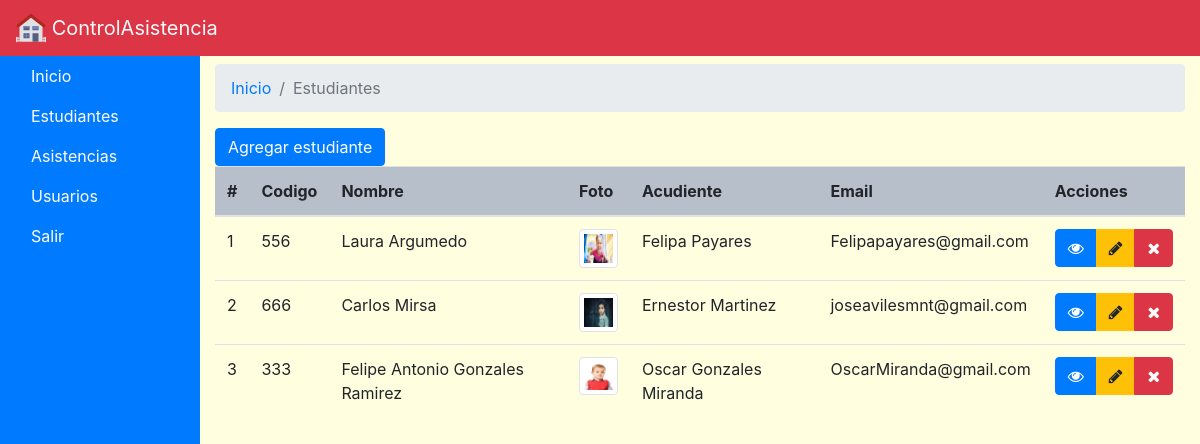
Page /estudiantes (signed in) on the committed database.
### tables this page shows
CREATE TABLE `estudiantes` (
  `id` int(11) NOT NULL,
  `codigo` varchar(30) NOT NULL,
  `nombre_estudiante` varchar(40) NOT NULL,
  `nombre_acudiente` varchar(40) NOT NULL,
  `correo` varchar(40) NOT NULL,
  `foto` text NOT NULL
);

### controladores/plantilla.controlador.php (called while the page is built)
<?php
class ControladorPlantilla{
	static public function ctrPlantilla(){
		include "vistas/plantilla.php";
	}
}

### index.php (called while the page is built, shortened)
<?php
require_once "controladores/plantilla.controlador.php";
require_once "controladores/usuarios.controlador.php";
require_once "controladores/estudiante.controlador.php";
require_once "controladores/recuperarCuenta.controlador.php";
require_once "modelos/estudiante.modelo.php";
$plantilla = new ControladorPlantilla();
$plantilla -> ctrPlantilla();
?>

### controladores/estudiante.controlador.php (called while the page is built, shortened)
<?php
class ControladorEstudiante{
	static public function ctrMostrarEstudiantes($item, $valor){
		$tabla = "estudiantes";
		$respuesta = ModeloEstudiantes::MdlMostrarEstudiantes($tabla, $item, $valor);
		return $respuesta;
	}
}

### modelos/conexion.php (called while the page is built)
<?php
class Conexion{
	static public function conectar(){
		$link = new PDO("mysql:host=localhost;dbname=db_asistencias",
			            "root",
			            "");
		$link->exec("set names utf8");
		return $link;
	}
}

### modelos/estudiante.modelo.php (called while the page is built, shortened)
<?php
require_once "conexion.php";
class ModeloEstudiantes{
	static public function mdlMostrarEstudiantes($tabla, $item, $valor){
		if($item != null){
			$stmt = Conexion::conectar()->prepare("SELECT * FROM $tabla WHERE $item = :$item");
				$stmt -> bindParam(":".$item, $valor, PDO::PARAM_INT);
				$stmt -> execute();
				return $stmt -> fetch();
		}else{
			$stmt = Conexion::conectar()->prepare("SELECT * FROM $tabla");
			$stmt -> execute();
			return $stmt -> fetchAll();
		}
	}
}

### vistas/modulos/estudiantes.php (the view, shortened to what this page needs)
  <section id="section-content" class="col-10">
          <nav aria-label="breadcrumb" class="mt-2">
            <ol class="breadcrumb">
              <li class="breadcrumb-item"><a href="inicio">Inicio</a></li>
              <li class="breadcrumb-item active" aria-current="page">Estudiantes</li>
            </ol>
          </nav>
          <a href="crear-estudiante" class="btn btn-primary" role="button" aria-pressed="true">Agregar estudiante</a>
<div class="table-responsive-xl">
  <table class="table w-100 tablas"  >
      <thead  class="head-table">
        <tr>
          <th scope="col">#</th>
          <th scope="col">Codigo</th>
          <th scope="col">Nombre</th>
          <th scope="col">Foto</th>
          <th scope="col">Acudiente</th>
          <th scope="col">Email</th>
          <th scope="col">Acciones</th>
        </tr>
      </thead>
      <tbody>
    <?php
        $item = null;
          $valor = null;
        $estudiantes = ControladorEstudiante::ctrMostrarEstudiantes($item, $valor);
       foreach ($estudiantes as $key => $value){
          echo ' <tr>
                  <td>'.($key+1).'</td>
                  <td>'.$value["codigo"].'</td>
                  <td>'.$value["nombre_estudiante"].'</td>';
                   if($value["foto"] != ""){
                    echo '<td><img src="'.$value["foto"].'" class="img-thumbnail" width="40px"></td>';
                  }else{
                    echo '<td><img src="vistas/img/usuarios/default/anonymous.png" class="img-thumbnail" width="40px"></td>';
                  }
                  echo '<td>'.$value["nombre_acudiente"].'</td>
                  <td>'.$value["correo"].'</td>';
                  echo '<td>
                    <div class="btn-group" role="group" aria-label="Basic example">
                      <button type="button" class="btn btn-primary" idEstudiante="'.$value["id"].'"><i class="fa fa-eye"></i></button>
                      <button class="btn btn-warning btnEditarEstudiante" idEstudiante="'.$value["id"].'" data-toggle="modal"><i class="fa fa-pencil"></i></button>
                      <button class="btn btn-danger btnEliminarEstudiante" idEstudiante="'.$value["id"].'" fotoEstudiante="'.$value["foto"].'" codigo="'.$value["codigo"].'"><i class="fa fa-times"></i></button>
                    </div>
                  </td>
                </tr>';
        }
     ?>
      </tbody>
    </table>
</div>
        </section>

### vistas/plantilla.php (shortened to what this page needs)
<!DOCTYPE html>
<html lang="en">
  <head>
    <link rel="stylesheet" href="vistas/bootstrap-4.3.1-dist/css/bootstrap.min.css">
    <link rel="stylesheet" type="text/css" href="vistas/css/style.css">
    <link rel="stylesheet" href="vistas/font-awesome/css/font-awesome.css">
    <link rel="stylesheet" type="text/css" href="vistas/css/jquery.dataTables.min.css">
  </head>
  <body>
<?php
if(isset($_SESSION["iniciarSesion"]) && $_SESSION["iniciarSesion"] == "ok"){
    include "modulos/header.php";
    echo '<div class="container-fluid" id="menulateral">
      <div class="row  vh-100">';
    include "modulos/menuLateral.php";
     if(isset($_GET["ruta"])){
      if($_GET["ruta"] == "inicio" ||
          $_GET["ruta"] == "usuarios" ||
         $_GET["ruta"] == "estudiantes" ||
         $_GET["ruta"] == "crear-estudiante"||
          $_GET["ruta"] == "editar-estudiante"||
         $_GET["ruta"] == "asistencias"||
         $_GET["ruta"] == "crear-asistencia"||
         $_GET["ruta"] == "api"||
       $_GET["ruta"] == "salir")
         {
        include "modulos/".$_GET["ruta"].".php";
      }else{
        include "modulos/404.php";
      }
    }else{
      include "modulos/inicio.php";
    }
   echo '</div>
    </div>';
  }else if(isset($_GET["ruta"]) && $_GET["ruta"] == "recuperarCuenta"){
    include "modulos/recuperarCuenta.php";
  }else if(isset($_GET["ruta"]) && $_GET["ruta"] == "cambiarCredenciales"){
    include "modulos/cambiarCredenciales.php";
  }  else{
    include "modulos/login.php";
  }
 ?>
  </body>
</html>

### vistas/modulos/header.php
<header id="header-container">
     <nav class="navbar  navbar-light bg-danger ">
       <a class="navbar-brand" href="inicio">
         <img src="vistas/img/casa.svg" width="30" height="30" class="d-inline-block align-top " alt="">
         <span class="text-light">ControlAsistencia</span>
       </a>
     </nav>
   </header>

### vistas/modulos/menuLateral.php
<nav id="nav-main" class="col-2">
          <ul class="nav flex-column">
            <li class="nav-item">
              <a class="nav-link active" href="inicio"><i class="fa fa-home d-md-none"></i><span class="d-none d-md-inline">Inicio</span></a>
            </li>
            <li class="nav-item">
              <a class="nav-link" href="estudiantes"><i class="fa fa-graduation-cap d-md-none"></i><span class="d-none d-md-inline">Estudiantes</span></a>
            </li>
            <li class="nav-item">
              <a class="nav-link" href="asistencias"><i class="fa fa-address-book d-md-none"></i><span class="d-none d-md-inline">Asistencias</span></a>
            </li>
            <li class="nav-item">
              <a class="nav-link" href="usuarios"><i class="fa fa-users d-md-none"></i><span class="d-none d-md-inline">Usuarios</span></a>
            </li>
             <li class="nav-item">
              <a class="nav-link" href="salir"><i class="fa fa-users d-md-none"></i><span class="d-none d-md-inline">Salir</span></a>
            </li>
          </ul>
        </nav>

### vistas/css/style.css (style rules this page uses)
#nav-main { background-color: #007bff; }
#nav-main .nav-link { color: white; }
.head-table { background-color: #b6bfca; }
#section-content { background-color: lightyellow; }

### rows in the picture
estudiantes: codigo "556", nombre_estudiante "Laura Argumedo", foto (picture), nombre_acudiente "Felipa Payares", correo "Felipapayares@gmail.com"
estudiantes: codigo "666", nombre_estudiante "Carlos Mirsa", foto (picture), nombre_acudiente "Ernestor Martinez", correo "joseavilesmnt@gmail.com"
estudiantes: codigo "333", nombre_estudiante "Felipe Antonio Gonzales Ramirez", foto (picture), nombre_acudiente "Oscar Gonzales Miranda", correo "OscarMiranda@gmail.com"
